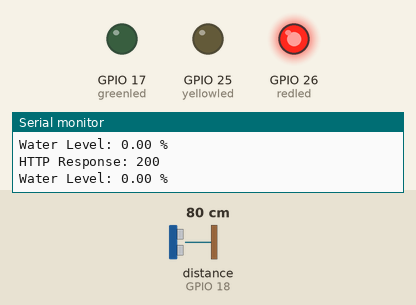
Bench run of a sketch on a simulated ESP32. Shown: output pins drawn as LEDs (lit = HIGH), the last lines printed to the serial monitor. Wiring (inferred from the names in the program): ultrasonic range finder: trigger GPIO 5; echo GPIO 18. Inputs (shaded band) come from the test bench; at power-on: distance to the obstacle (sensor on GPIO 18) 80 cm. The echo pulse lasts 58.3 µs per cm; WiFi joins after 1.5 s; servers stay silent unless stated; uploads are accepted with an empty reply; pins used as bus, display or sensor lines are not drawn.

Above: at 2.7 s.
2.8 s: distance to the obstacle (sensor on GPIO 18) set to 19 cm
4.3 s: distance to the obstacle (sensor on GPIO 18) set to 15 cm
At 5.5 s:
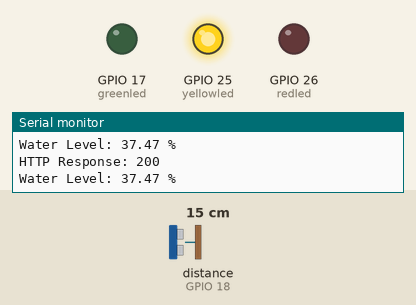
5.8 s: distance to the obstacle (sensor on GPIO 18) set to 7 cm
7.3 s: distance to the obstacle (sensor on GPIO 18) set to 4 cm
At 7.7 s:
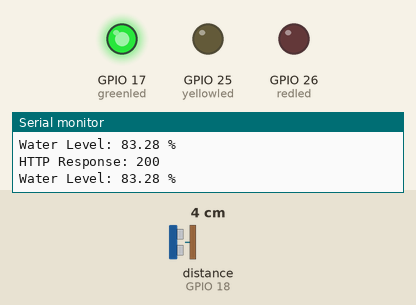
8.8 s: distance to the obstacle (sensor on GPIO 18) set to 9 cm
At 10.1 s:
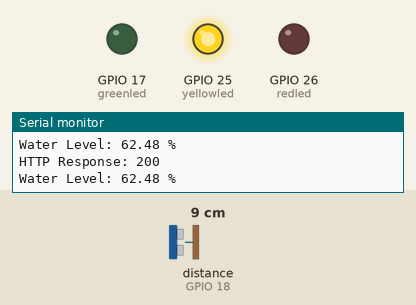
10.4 s: distance to the obstacle (sensor on GPIO 18) set to 2 cm
At 10.9 s:
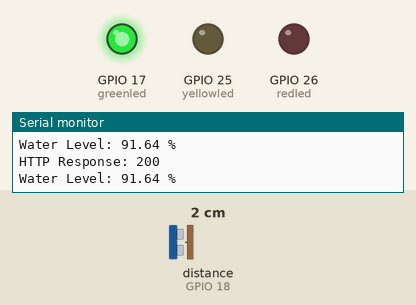
Timing chart, 0 to 13.1 s (numbered marks = the images above; inputs shaded):
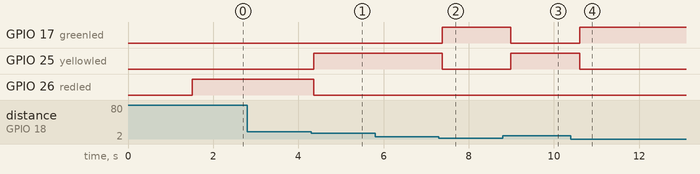

The sketch:

WaterLevel.ino
```cpp
#include <WiFi.h>
#include <HTTPClient.h>

const char* ssid = "HuaweiPC";
const char* password = "Refilwe06";

const char* serverName = "http://192.168.137.1:5000/data";

int trig = 5;
int echo = 18;

float D1 = 24.0;
float D2 = 0.0;
float D3 = 0.0;
float percentage = 0.0;

int redled = 26;
int yellowled = 25;
int greenled = 17;

// Timing
unsigned long previousReadTime = 0;
unsigned long previousSendTime = 0;

const int readInterval = 200;   // sensor + LED speed
const int sendInterval = 200;   // website live speed

void setup() {

  Serial.begin(115200);

  pinMode(trig, OUTPUT);
  pinMode(echo, INPUT);

  pinMode(redled, OUTPUT);
  pinMode(yellowled, OUTPUT);
  pinMode(greenled, OUTPUT);

  WiFi.begin(ssid, password);

  Serial.print("Connecting to WiFi");

  while (WiFi.status() != WL_CONNECTED) {
    delay(500);
    Serial.print(".");
  }

  Serial.println("\nConnected!");
  Serial.println(WiFi.localIP());
}

void loop() {

  unsigned long currentMillis = millis();

  // FAST SENSOR + LED UPDATE
  if (currentMillis - previousReadTime >= readInterval) {

    previousReadTime = currentMillis;

    // Trigger ultrasonic
    digitalWrite(trig, LOW);
    delayMicroseconds(2);

    digitalWrite(trig, HIGH);
    delayMicroseconds(10);
    digitalWrite(trig, LOW);

    long duration = pulseIn(echo, HIGH, 30000);

    D2 = (duration * 0.0343) / 2;

    D3 = D1 - D2;

    if (D3 < 0) D3 = 0;

    percentage = (D3 / D1) * 100;

    if (percentage > 100) percentage = 100;

    Serial.print("Water Level: ");
    Serial.print(percentage);
    Serial.println(" %");

    // FAST LED SWITCHING
    if (percentage < 30) {

      digitalWrite(redled, HIGH);
      digitalWrite(yellowled, LOW);
      digitalWrite(greenled, LOW);

    }
    else if (percentage >= 30 && percentage <= 75) {

      digitalWrite(redled, LOW);
      digitalWrite(yellowled, HIGH);
      digitalWrite(greenled, LOW);

    }
    else {

      digitalWrite(redled, LOW);
      digitalWrite(yellowled, LOW);
      digitalWrite(greenled, HIGH);

    }
  }

  // SEND TO WEBSITE (LIVE)
  if (currentMillis - previousSendTime >= sendInterval) {

    previousSendTime = currentMillis;

    if (WiFi.status() == WL_CONNECTED) {

      HTTPClient http;

      http.begin(serverName);
      http.addHeader("Content-Type", "application/json");

      String jsonData =
        "{\"id\":\"waterlevel\","
        "\"distance\":" + String(percentage) + "}";

      int httpResponseCode = http.POST(jsonData);

      Serial.print("HTTP Response: ");
      Serial.println(httpResponseCode);

      http.end();
    }
  }
}
```

Measured:
- the behaviour switches between 17 and 16 cm on distance to the obstacle (sensor on GPIO 18) (found by bisection; images 0 and 1)
- the behaviour switches between 6 and 5 cm on distance to the obstacle (sensor on GPIO 18) (found by bisection; images 1 and 2)
- after the input at 4.3 s, GPIO 25 (yellowled): LOW → HIGH after 0.06 s; GPIO 26 (redled): HIGH → LOW after 0.06 s
- after the input at 7.3 s, GPIO 17 (greenled): LOW → HIGH after 0.08 s; GPIO 25 (yellowled): HIGH → LOW after 0.08 s
- after the input at 8.8 s, GPIO 17 (greenled): HIGH → LOW after 0.19 s; GPIO 25 (yellowled): LOW → HIGH after 0.19 s
- after the input at 10.4 s, GPIO 17 (greenled): LOW → HIGH after 0.20 s; GPIO 25 (yellowled): HIGH → LOW after 0.20 s
